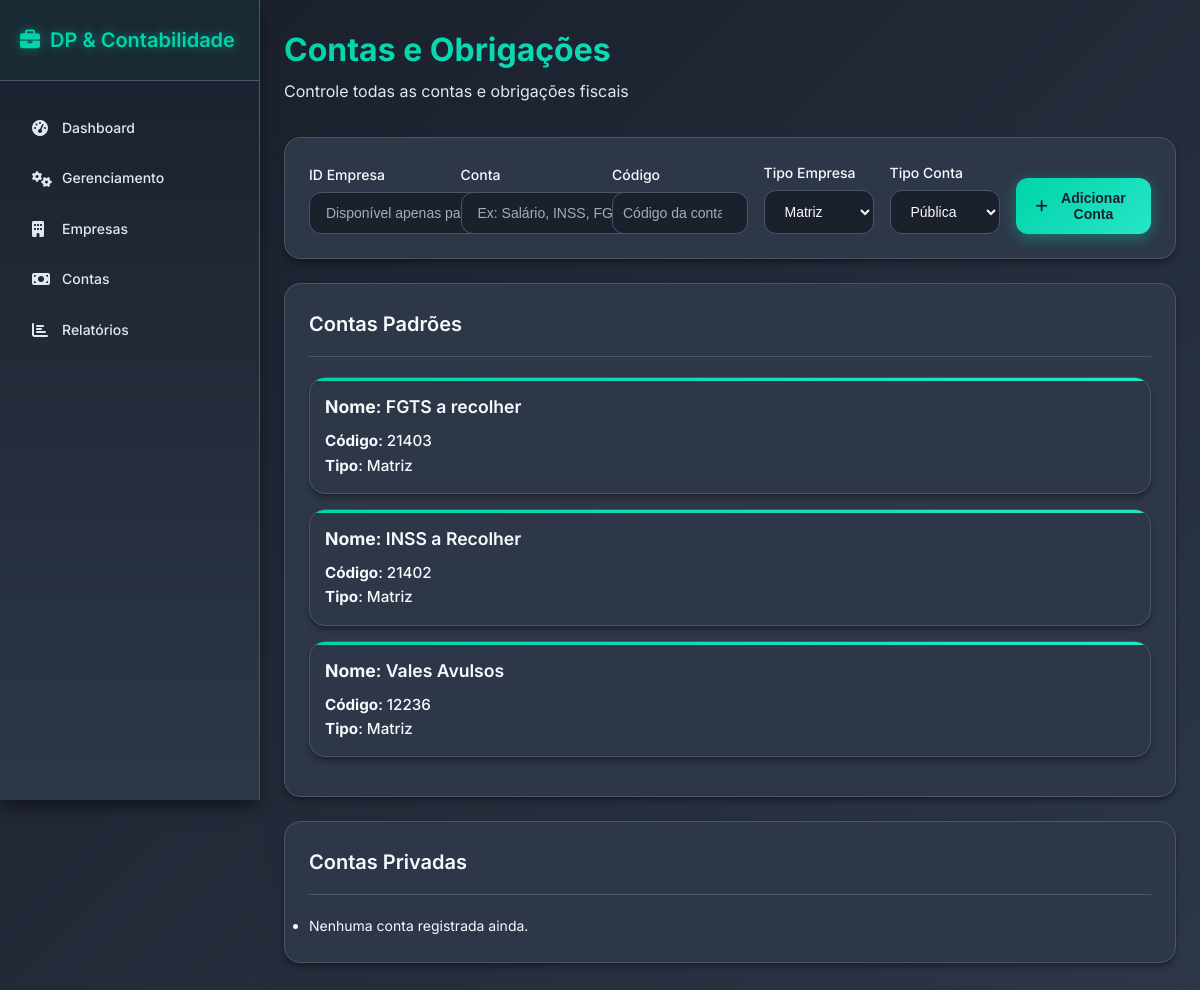
Screenshot of /contas with the database file from the repository.
### tables this page shows
CREATE TABLE contas_modelos (
    id INTEGER PRIMARY KEY AUTOINCREMENT ,
    conta_nome VARCHAR(60) DEFAULT "RANDOM" UNIQUE,
    conta_codigo VARCHAR(10) NOT NULL UNIQUE,
    conta_tipo VARCHAR(15) DEFAULT "MATRIZ"
    );

### routes/contas.py (the view)
@contas_bp.route("/contas", methods=["GET"])
def return_page():
    contas, contas_privadas = Contas.retornar_contas()
    return render_template("contas.html", contas=contas, contas_privadas=contas_privadas)

### utils/db_comands.py (called while the page is built)
def execute_command(command, value=None):
    conn = sqlite3.connect(CAMINHO_DB)
    conn.row_factory = sqlite3.Row
    cursor = conn.cursor()
    if value is None:
        cursor.execute(command)
    else:
        cursor.execute(command, value)
    conn.commit()
    if command.strip().upper().startswith("SELECT"):
        rows = cursor.fetchall()
        return [dict(row) for row in rows]
    else:
        return cursor.lastrowid

### utils/func_contas.py (called while the page is built)
    @staticmethod
    def retornar_contas():
        contas = execute_command("SELECT * FROM contas_modelos")
        contas_privadas = execute_command("SELECT * FROM contas_privadas")
        return contas, contas_privadas

### templates/contas.html (shortened to what this page needs)
{% extends "base.html" %}
{% block content %}
<section id="contas" class="tab-content active">
  <div class="page-header">
    <h1>Contas e Obrigações</h1>
    <p>Controle todas as contas e obrigações fiscais</p>
  </div>
  <div class="content-card">
    <form action="{{ url_for('contas.criar_conta') }}" id="contaForm" class="form-grid" method="post">
      <div class="form-group">
        <label for="idEmpresa">ID Empresa</label>
        <input type="text" id="idEmpresa" name="id_empresa" placeholder="ID da empresa..." required>
      </div>
      <div class="form-group">
        <label for="contaDesc">Conta</label>
        <input style="width: 200px;" name="conta" type="text" id="contaDesc" placeholder="Ex: Salário, INSS, FGTS" required>
      </div>
      <div class="form-group">
        <label for="contaDesc">Código</label>
        <input style="height: 42px;" name="codigo" type="number" id="contaDesc" placeholder="Código da conta..." required>
      </div>
      <div class="form-group">
        <label for="contaDesc">Tipo Empresa</label>
        <select name="tipo" id="tipo_empresa">
          <option value="Matriz">Matriz</option>
        </select>
      </div>
      <div class="form-group">
        <label for="contaDesc">Tipo Conta</label>
        <select name="tipo_conta" id="tipo_conta">
          <option value="publica">Pública</option>
        </select>
      </div>
      <div class="form-actions">
        <button type="submit" class="btn btn-primary">
          <i class="fas fa-plus"></i> Adicionar Conta
        </button>
      </div>
    </form>
  </div>
  <div class="content-card">
    <div class="card-header">
      <h3>Contas Padrões</h3>
    </div>
    <ul id="contaLista">
      {% if contas %}
        {% for conta in contas %}
          <li class="empresa-item">
            <div class="empresa-header">
              <strong class="empresa-nome"><strong>Nome</strong>: {{ conta.conta_nome }}</strong>
            </div>
            <div class="empresa-details">
              <span class="empresa-cnpj"><strong>Código</strong>: {{ conta.conta_codigo }}</span>
            </div>
            <div class="empresa-details">
              <span class="empresa-cnpj"><strong>Tipo</strong>: {{ conta.conta_tipo}}</span>
            </div>
          </li>
        {% endfor %}
      {% else %}
        <li>Nenhuma conta registrada ainda.</li>
      {% endif %}
    </ul>
  </div>
  <div class="content-card">
    <div class="card-header">
      <h3>Contas Privadas</h3>
    </div>
    <ul id="contaLista">
      {% if contas_privadas %}
        {% for conta in contas_privadas %}
          <li class="empresa-item">
            <div class="empresa-header">
              <strong class="empresa-nome"><strong>Empresa id</strong>: {{ conta.empresa_id }}</strong>
            </div>
            <div class="empresa-header">
              <strong class="empresa-nome"><strong>Nome</strong>: {{ conta.conta_nome }}</strong>
            </div>
            <div class="empresa-details">
              <span class="empresa-cnpj"><strong>Código</strong>: {{ conta.conta_codigo }}</span>
            </div>
            <div class="empresa-details">
              <span class="empresa-cnpj"><strong>Tipo</strong>: {{ conta.conta_tipo}}</span>
            </div>
          </li>
        {% endfor %}
      {% else %}
        <li>Nenhuma conta registrada ainda.</li>
      {% endif %}
    </ul>
  </div>
</section>
{% endblock %}

### templates/base.html (shortened to what this page needs)
<!DOCTYPE html>
<html lang="pt-BR">
<head>
  <link rel="stylesheet" href="{{ url_for('static', filename='style.css') }}">
  <link rel="stylesheet" href="https://cdnjs.cloudflare.com/ajax/libs/font-awesome/6.4.2/css/all.min.css">
</head>
<body>
  <div class="app-container">
    <nav class="sidebar">
      <div class="sidebar-header">
        <h2><i class="fas fa-briefcase"></i> DP & Contabilidade</h2>
      </div>
      <ul class="nav-menu">
        <li class="nav-item {% if aba == 'dashboard' %}active{% endif %}">
          <a href="{{ url_for('dashboard.return_dashboard') }}"><i class="fas fa-tachometer-alt"></i> Dashboard</a>
        </li>
        <li class="nav-item {% if aba == 'gerenciamento' %}active{% endif %}">
          <a href="{{ url_for('gerenciamento.return_page') }}"><i class="fas fa-cogs"></i> Gerenciamento</a>
        </li>
        <li class="nav-item {% if aba == 'empresas' %}active{% endif %}">
          <a href="{{ url_for('empresas.return_page') }}"><i class="fas fa-building"></i> Empresas</a>
        </li>
        <li class="nav-item {% if aba == 'contas' %}active{% endif %}">
          <a href="{{ url_for('contas.return_page') }}"><i class="fas fa-money-bill"></i> Contas</a>
        </li>
        <li class="nav-item {% if aba == 'relatorios' %}active{% endif %}">
          <a href="{{ url_for('relatorios.return_page') }}"><i class="fas fa-chart-bar"></i> Relatórios</a>
        </li>
      </ul>
    </nav>
    <main class="main-content">
      {% block content %}{% endblock %}
    </main>
  </div>
</body>
</html>

### rows the page displays
contas_modelos: conta_nome "FGTS a recolher", conta_codigo "21403", conta_tipo "Matriz"
contas_modelos: conta_nome "INSS a Recolher", conta_codigo "21402", conta_tipo "Matriz"
contas_modelos: conta_nome "Vales Avulsos", conta_codigo "12236", conta_tipo "Matriz"
